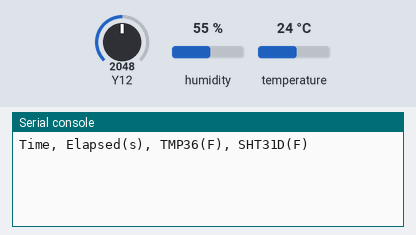
Simulated run of this program. Board: pyboard running MicroPython. Shown: the last lines printed to the serial console. The test bench sets the inputs (shaded band); at power-on: temperature 24 °C, Y12 = 2048, humidity 55 % (analog values on the 0–4095 scale). The clock reads 2024-03-15 10:24:30 at power-on unless the program sets it; audio playback is drawn as a buzzer.

Above: at 1.2 s.
1.3 s: temperature set to 12 °C
At 10.8 s:
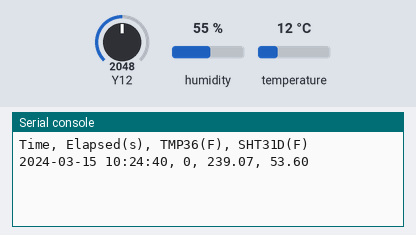
16.3 s: Y12 set to 2866
At 20.8 s:
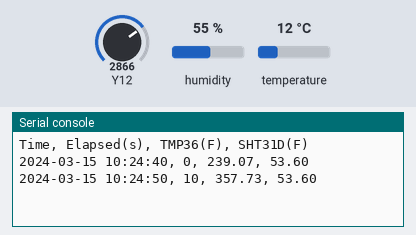
31.3 s: temperature set to 19 °C
At 40.9 s:
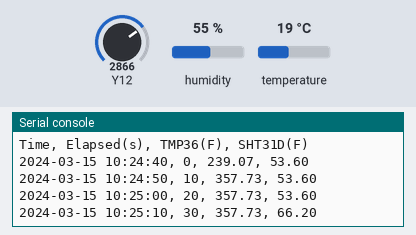
46.3 s: Y12 set to 3603
At 50.9 s:
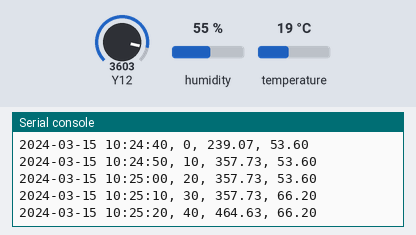
Timing chart, 0 to 52.4 s (numbered marks = the images above; inputs shaded):
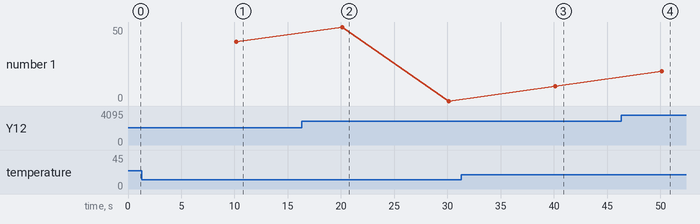

Measured:
- after the input at 1.3 s, the serial console: prints a new line after 8.8 s (image 1)
- after the input at 16.3 s, the serial console: prints a new line after 3.8 s (image 2)
- after the input at 31.3 s, the serial console: prints a new line after 8.8 s (image 3)
- after the input at 46.3 s, the serial console: prints a new line after 3.8 s (image 4)

The program:

temp_sensor.py
```python
"""
Python program to read temperature data from the following two sensors

    Sensor 1 : Analog Devices TMP36
    Sensor 2 : Sensirion SHT31-DI

TMP36 is an analog device and the sensor can be read via ADC, while SHT31-DI
is an I2C device and this sensor can be read via I2C protocol.

A timer interrupt is set up that fires every 10 seconds when both the sensors
are read. The resulting sensor data is converted into Celsius using calculation
provided in the respective sensors' datasheet. Finally, this temperature value
is converted from Celsius to Fahrenheit before sending them to host computer
via serial communication protocol.


Author: Govindarajan
"""


import os
import time
import pyb
import micropython


class TMP36():
    """
    Set up a simple class for Analog Devices TMP36 sensor
    """

    def __init__(self, pin_num):
        """
        Initialize pin and set up ADC instance
        """
        pin = pyb.Pin(pin_num)
        self.adc = pyb.ADC(pin)

    def read(self):
        """
        Read sensor and retrieve the raw value reported by the sensor
        """
        return self.adc.read()

    def get_temperature(self, val=None, fahrenheit=False):
        """
        Method to convert the raw sensor data to temperature. By default
        temperature is returned in units of Celsius but when fahrenheit flag is
        set to True, temperature is returned as Fahrenheit value
        """
        raw_val = val

        if not raw_val:
            raw_val = self.read()

        # Convert raw sensor value into millivolts
        # vRef is 3300mv and resolution of 12-bits
        mv = raw_val  * 3300/4095
        # Offset of 500mv has to be subtracted as per datasheet and divided
        # by 10 to arrive at Celsius value
        celsius = (mv - 500)/10.0
        ratio = 9.0/5.0

        if fahrenheit:
            # Convert Celsius to Fahrenheit
            return ((celsius * ratio) + 32)

        return celsius


class SHT31D():
    """
    Class for Sensirion SHT31-DI I2C temperature and humidity sensor
    """
    def __init__(self, bus=1, address=0x44):
        """
        Initialize the SHT31-D device with the correct I2C address of 0x44. The
        device is conncted to either I2C bus 1 or 2 on the Micropython board as
        it has two I2C buses. Finally, create the I2C instance
        """

        if not address or not bus:
            raise Exception("I2C address not provided")

        self.address = address
        self.i2c = pyb.I2C(bus)

    def read(self):
        """
        Read sensor and retrieve the raw value reported by the sensor. Since
        data is gathered under One-Shot mode, the I2C bus has to initialized
        each time sensor is read. Clock stretching is assumed to be disabled.
        A hex code of 0x2400 is sent to the sensor corresponding to a high
        repeatability condition. Then 6 bytes are read from the sensor, which
        has the raw temperature data.
        """
        self.i2c.init(pyb.I2C.MASTER, addr=self.address, baudrate=100000)
        time.sleep_ms(50)
        ret = self.i2c.send(b'\x24\x00', self.address)
        time.sleep_ms(50)
        raw_val = self.i2c.recv(6, self.address)
        return raw_val

    def get_temperature(self, val=None, fahrenheit=False):
        """
        Given the raw sensor data (6 bytes) this method calculates the actual
        temperature by left shifting by 8 the first element of the given array
        and adding the second element to it. Finally, Celsius value is calculated
        by dividing this value by 65535 , multiplying the result by 175 and then
        finally subtracting 45 from that result.
        If fahrenheit flag is set to True, result is converted to Fahrenheit and
        returned.
        """
        raw_val = val

        if not raw_val:
            raw_val = self.read()

        # Convert raw sensor data to Celsius
        raw_temp = (raw_val[0] << 8) + raw_val[1]
        celsius = (175 * raw_temp/65535) - 45

        if fahrenheit:
            # Convert Celsius to Fahrenheit
            return (315 * raw_temp/65535) - 49

        return celsius


class SensorTemp():
    """
    Wrapper class to initialize both sensors and read from them after
    setting up a Timer interrupt
    """
    def __init__(self):
        self.seconds = 0
        self.tmp36 = TMP36('Y12')
        self.sht31d = SHT31D(bus=1, address=0x44)
        self.tmp36_ref = self.tmp36.get_temperature
        self.sht31d_ref = self.sht31d.get_temperature
        self.get_temp_ref = self.get_temperature
        self.serial = pyb.UART(1, 115200)
        self.serial.init(9600, bits=8, parity=None, stop=1)
        self.strf_format = '{:02d}-{:02d}-{:02d} {:02d}:{:02d}:{:02d}'

    def collect(self):
        """
        Set up Timer interrupt that fires every 10 seconds. Clock used for this
        in the Micropython board is 84MHz. Prescaler of 83 + 1 sclaes this
        frequency to 1MHz. Finally, a period of 9999999 + 1 = 10000000 equates to
        10 seconds. Call back function is specified in the timer instance.
        """
        header = "Time, Elapsed(s), TMP36(F), SHT31D(F)"
        self.serial.write(header)
        print(header)
        self.timer = pyb.Timer(2, prescaler=83, period=9999999)
        micropython.alloc_emergency_exception_buf(100)
        self.timer.callback(self.schedule)

    def schedule(self, tim):
        """
        A simple call back function that just schedules get_temperature method.
        """
        micropython.schedule(self.get_temp_ref, 0)

    def get_temperature(self, _):
        """
        Call the needed sensor methods and get the temperature values from both
        of them. Create an output string and append temperature values to the
        time string before writing to serial port so that the same can be
        received by the host machine.
        """
        t = time.localtime()
        strf_time = self.strf_format.format(t[0], t[1], t[2], t[3], t[4], t[5])
        tmp36_fahrenheit = self.tmp36_ref(fahrenheit=True)
        sht31d_fahrenheit = self.sht31d_ref(fahrenheit=True)
        output_string = "%s, %s, %.2f, %.2f" % (str(strf_time), str(self.seconds),
                                                tmp36_fahrenheit, sht31d_fahrenheit)
        print(output_string)
        # Write to serial port
        self.serial.write(output_string)
        self.seconds += 10

        if self.seconds > 1000:
            # Stop collecting temperature data after 1000 seconds
            print("Finished collecting temperature data")
            self.timer.deinit()

    os.sync()

s = SensorTemp()
s.collect()
```
